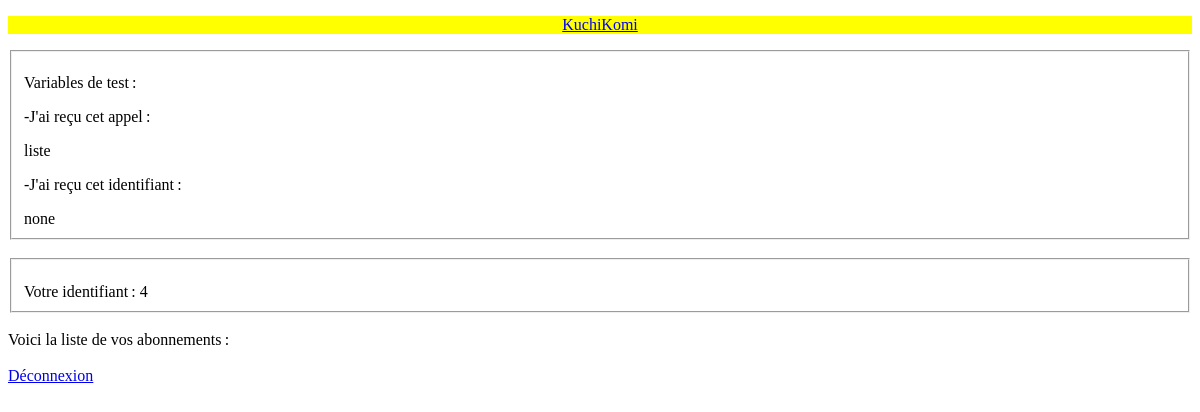
The page /index.php?appel=liste&id=none (signed in) on the database as committed earlier.
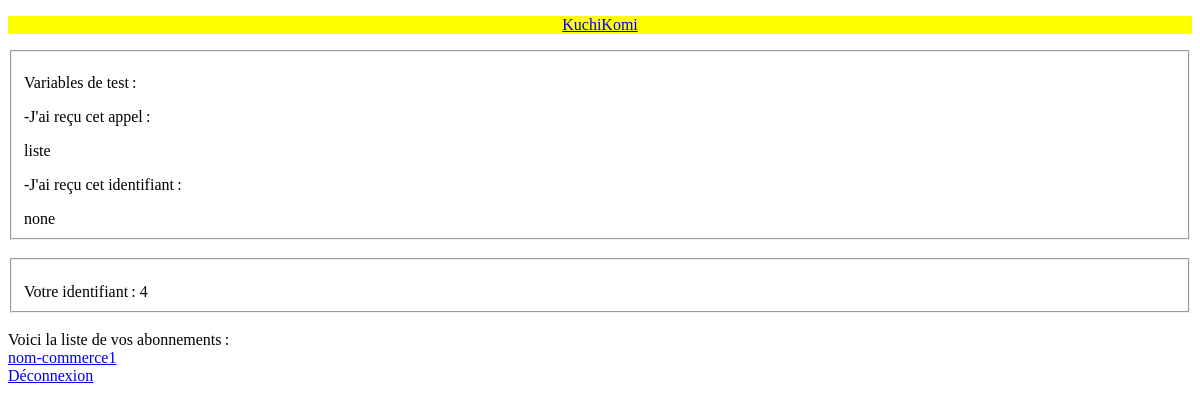
The same page on the database as committed later.
### tables this page shows
CREATE TABLE IF NOT EXISTS `commerce` (
  `id_commerce` mediumint(8) unsigned NOT NULL AUTO_INCREMENT,
  `id_statut` tinyint(3) unsigned NOT NULL,
  `nom` varchar(100) NOT NULL,
  `gerant` varchar(75) NOT NULL,
  `logo` varchar(200) NOT NULL,
  `image` varchar(200) NOT NULL,
  `horaires` varchar(25) NOT NULL,
  `num_tel` varchar(20) NOT NULL,
  `email` varchar(150) NOT NULL,
  `adresse` varchar(150) NOT NULL,
  `ligne_bus` tinyint(3) unsigned NOT NULL,
  `arret` varchar(100) NOT NULL,
  `nb_abonnes` mediumint(8) unsigned NOT NULL,
  `donnees_google_map` text NOT NULL,
  `donnees_GPS` text NOT NULL,
  PRIMARY KEY (`id_commerce`),
  KEY `id_statut` (`id_statut`)
);

### web/index.php (the view, shortened to what this page needs)
<?php
echo '<!DOCTYPE html>
<html>
    <head>
        <meta charset="utf-8" />
        <link rel="stylesheet" href="../style/proto.css" />
        <title>KuchiKomi</title>
    </head>
    <body>
    <header>
      <p><a href="index.php">KuchiKomi</a></p>
    </header>
    <body>';
if (isset($_GET['appel']) AND isset($_GET['id']))
	{
	echo '<fieldset> <p>Variables de test :</p>';
	echo "<p>-J'ai reçu cet appel : </p>";
	echo $_GET['appel'];
	echo "<p>-J'ai reçu cet identifiant : </p>";
	echo $_GET['id'];
	echo '</fieldset>';
	echo '<br />';
	if (isset($_SESSION['connexion']) AND $_SESSION['connexion']==1)
		{
		switch ($_GET['appel'])
			{
			case 'liste':
				if ($_GET['id']=='none')
					{
					echo '<fieldset>';
					echo '<br />Votre identifiant : ';
					echo $_SESSION['id'];
					echo '</fieldset>';
					echo '<br />Voici la liste de vos abonnements :<br /> ';
					$bdd = Outils_Bd::getInstance()->getConnexion();
					$req = $bdd->prepare('SELECT id_commerce FROM abonnement WHERE id_abonne = ?');
					$req->execute(array($_SESSION['id']));
					while ($donnees = $req->fetch())
						{
						$req2 = $bdd->prepare('SELECT id_commerce, nom FROM commerce WHERE id_commerce = ?');
						$req2->execute(array($donnees['id_commerce']));
						while ($donnees = $req2->fetch())
							{
							echo '<a href="index.php?appel=liste&id=';
							echo $donnees['id_commerce'];
							echo '">';
							echo $donnees['nom'];
							echo '</a>';
							}
						}
					echo '<br /><a href="index.php?appel=deco&id=none">Déconnexion</a>';
					}
				break;
			}
		}
	}
echo '</body>
	<footer>
	</footer>
	</html>';
?>

### style/proto.css (style rules this page uses)
header { text-align: center; background-color:yellow; }

Rows that differ between the two databases and show on the page:
now on this page (row edited): commerce: nom "nom-commerce1"
